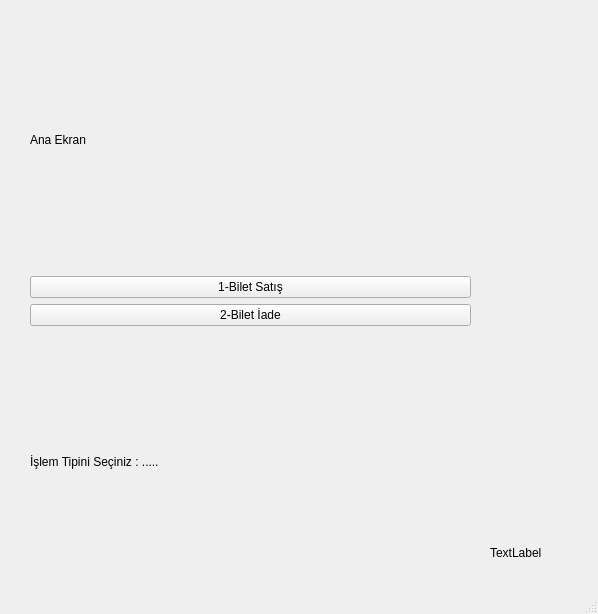
<?xml version="1.0" encoding="UTF-8"?>
<ui version="4.0">
 <class>AnaEkran</class>
 <widget class="QMainWindow" name="AnaEkran">
  <property name="geometry">
   <rect>
    <x>0</x>
    <y>0</y>
    <width>598</width>
    <height>614</height>
   </rect>
  </property>
  <property name="windowTitle">
   <string>AnaEkran</string>
  </property>
  <widget class="QWidget" name="centralwidget">
   <widget class="QWidget" name="layoutWidget">
    <property name="geometry">
     <rect>
      <x>30</x>
      <y>10</y>
      <width>441</width>
      <height>581</height>
     </rect>
    </property>
    <layout class="QVBoxLayout" name="verticalLayout">
     <item>
      <widget class="QLabel" name="label_2">
       <property name="styleSheet">
        <string notr="true">font: 20pt &quot;MS Shell Dlg 2&quot;;
;</string>
       </property>
       <property name="text">
        <string>Ana Ekran </string>
       </property>
      </widget>
     </item>
     <item>
      <widget class="QPushButton" name="pushButton">
       <property name="styleSheet">
        <string notr="true">font: 20pt &quot;MS Shell Dlg 2&quot;;</string>
       </property>
       <property name="text">
        <string>1-Bilet Satış</string>
       </property>
      </widget>
     </item>
     <item>
      <widget class="QPushButton" name="pushButton_2">
       <property name="styleSheet">
        <string notr="true">font: 20pt &quot;MS Shell Dlg 2&quot;;</string>
       </property>
       <property name="text">
        <string>2-Bilet İade</string>
       </property>
      </widget>
     </item>
     <item>
      <widget class="QLabel" name="label">
       <property name="styleSheet">
        <string notr="true">font: 20pt &quot;MS Shell Dlg 2&quot;;</string>
       </property>
       <property name="text">
        <string>İşlem Tipini Seçiniz : .....</string>
       </property>
      </widget>
     </item>
    </layout>
   </widget>
   <widget class="QLabel" name="SQLlabel">
    <property name="geometry">
     <rect>
      <x>490</x>
      <y>543</y>
      <width>101</width>
      <height>20</height>
     </rect>
    </property>
    <property name="text">
     <string>TextLabel</string>
    </property>
   </widget>
  </widget>
  <widget class="QStatusBar" name="statusbar"/>
 </widget>
 <resources/>
 <connections/>
</ui>
